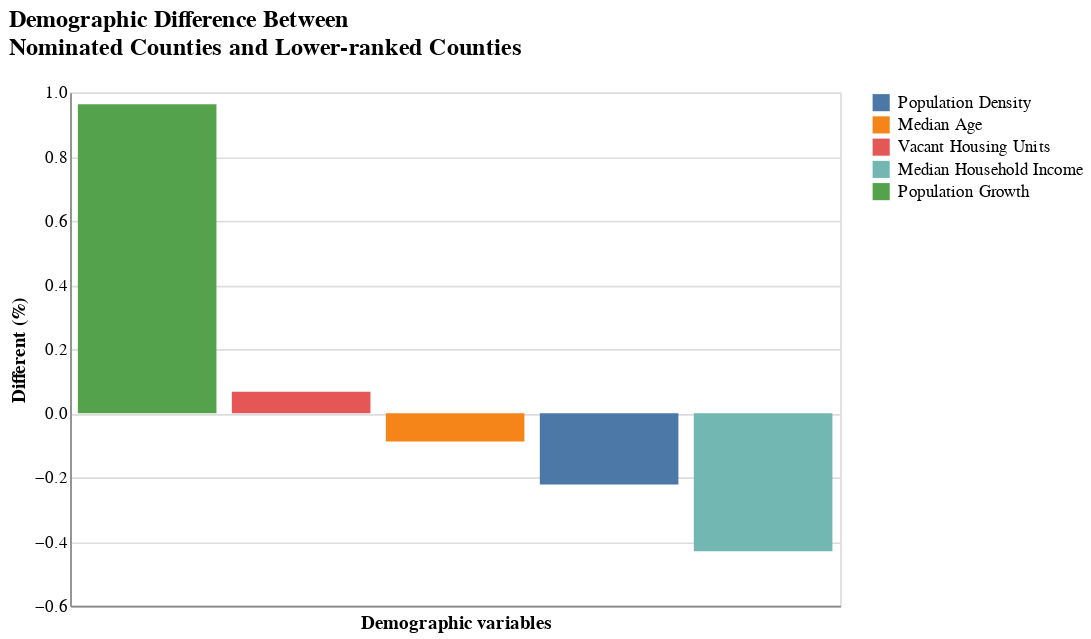

Notebook code cell kept with this figure:
### Markdown cell above
Make a bar chart using Altair to see the differences between the nominated and the lower-ranked (bottom3)

### Code cell
def plot_dem_diff():
    bars = alt.Chart(demo_df).mark_bar().encode(
        x=alt.X('demographic variables:N',
            axis = alt.Axis(
                title = 'Demographic variables',
                labels = False,
                ticks = False),
            sort = alt.EncodingSortField(field='difference', order = 'descending'),
        ),
        y = alt.Y('difference:Q',
            axis= alt.Axis(
                title = 'Different (%)',
                ticks=False),
        ),
        color = alt.Color('demographic variables:N',
            sort = ['difference'],
            legend=alt.Legend(
                title = ''),
        )
    ).properties(
        height=300,
        width=450,
        title = {
            'text' :["Demographic Difference Between",
            "Nominated Counties and Lower-ranked Counties"]},
    ).configure_title(
        fontSize=14,
        anchor='start',
        subtitlePadding = 2,
        dy=-10
    )

    return bars

plot_dem_diff()

### Figure 1 — Vega-Lite specification as saved in the notebook (floating-point values rounded to 4 significant figures)
{"config": {"view": {"continuousWidth": 400, "continuousHeight": 300}, "title": {"anchor": "start", "dy": -10, "fontSize": 14, "subtitlePadding": 2}}, "data": {"name": "data-2f2dd6b151207072583a0bffcecc3e38"}, "mark": "bar", "encoding": {"color": {"type": "nominal", "field": "demographic variables", "legend": {"title": ""}, "sort": ["difference"]}, "x": {"type": "nominal", "axis": {"labels": false, "ticks": false, "title": "Demographic variables"}, "field": "demographic variables", "sort": {"field": "difference", "order": "descending"}}, "y": {"type": "quantitative", "axis": {"ticks": false, "title": "Different (%)"}, "field": "difference"}}, "height": 300, "title": {"text": ["Demographic Difference Between", "Nominated Counties and Lower-ranked Counties"]}, "width": 450, "$schema": "https://vega.github.io/schema/vega-lite/v4.8.1.json", "datasets": {"data-2f2dd6b151207072583a0bffcecc3e38": [{"demographic variables": "Population Density", "nominated": 7301.0, "bottom3": 9390.0, "difference": -0.222}, {"demographic variables": "Median Age", "nominated": 34.64, "bottom3": 37.98, "difference": -0.088}, {"demographic variables": "Vacant Housing Units", "nominated": 0.064, "bottom3": 0.06, "difference": 0.067}, {"demographic variables": "Median Household Income", "nominated": 58300.0, "bottom3": 102400.0, "difference": -0.43}, {"demographic variables": "Population Growth", "nominated": 0.053, "bottom3": 0.027, "difference": 0.963}]}}
